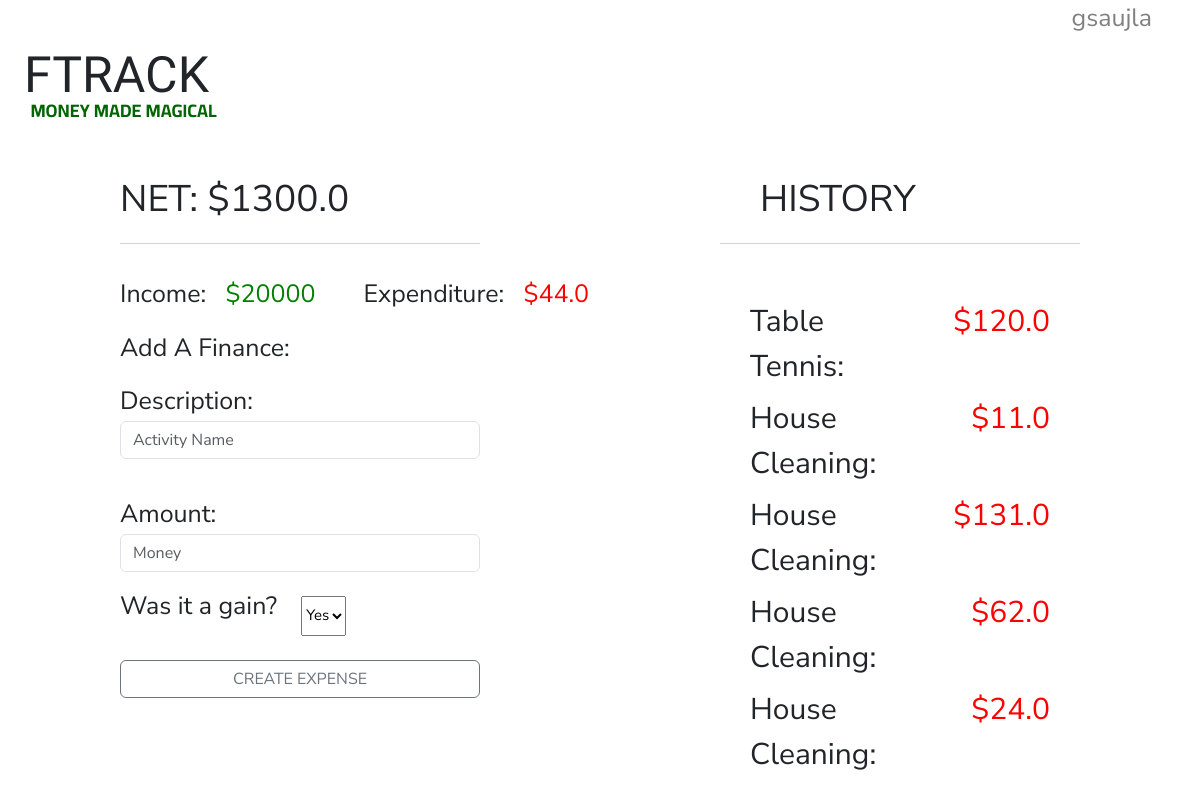
The app's page / (signed in), older data.
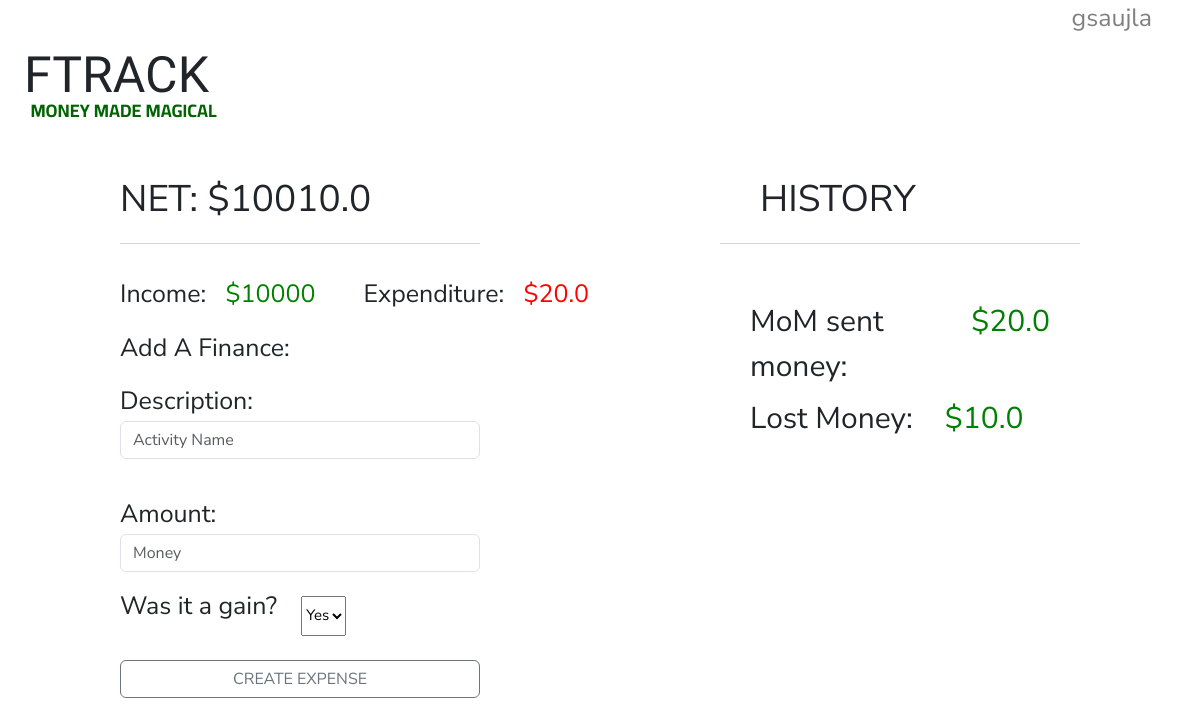
The same page, newer data.
### tracker/models.py (models this page shows, shortened)
class profile(models.Model):
    user = models.ForeignKey(User , on_delete = models.CASCADE)
    income = models.IntegerField()
    balance = models.FloatField(null = True , default = income , blank = True)
    expenditure = models.FloatField(default = 0, null = True , blank = True)

class activity(models.Model):
    user = models.ForeignKey(User , on_delete = models.CASCADE)
    description = models.CharField(max_length = 150)
    amount = models.FloatField()
    gainornot = models.CharField(max_length = 100 , choices = TYPE , default = "No" , null = True)

### tracker/views.py (the view, shortened to what this page needs)
# urls.py: path('',index, name='homepage'),
def index(request):
    expense = activity.objects.filter(user= request.user)
    Profile = profile.objects.filter( user = request.user ).first()
    return render(request,'tracker/index.html',{'Profile' : Profile , 'expense' : expense})

### tracker/templates/tracker/index.html (shortened to what this page needs)
<!DOCTYPE html>
<html lang="en">
<head>
<link href="https://cdn.jsdelivr.net/npm/bootstrap@5.3.2/dist/css/bootstrap.min.css" rel="stylesheet">
</head>
<body>
    <div class="user">
    {{request.user}}
</div>
    <div class="header">FTRACK</div>
    <div class="mmm"><b>MONEY MADE MAGICAL</b></div>
    <div class="wrap">
    <div class="section">
       <div class="sec-wrap">
    <div class="net">NET: ${{Profile.balance}}</div>
    <div class="text-success">
        <hr>
      </div>
   <div class="main">
    <div class="inc">
        Income: <div class="num1">${{Profile.income}}</div>
    </div>
    <div class="exp">
        Expenditure: <div class="num2">${{Profile.expenditure}}</div>
    </div>
   </div>
   <div class="add">Add A Finance:</div>
    <form action="{% url 'homepage' %}" method="post">
        <label for="descp">Description: </label>
        <input class="form-control" type="text" placeholder="Activity Name" aria-label="default input example" name="descp" id="descp">
        <br>
        <label for="amount"> Amount: </label>
        <input class="form-control" type="number" placeholder="Money" aria-label="default input example"  id="amount" name="amount">
          <div class="tf">
        <div class="para">Was it a gain?</div>
        <select name="gain" id="gain">
            <option value="Yes">Yes</option>
        </select></div>
        <br>
        <button type="submit" class="btn btn-outline-secondary">CREATE EXPENSE</button>
</form>
</div>
   </div>
   <div class="history">
    <div class="hist-wrap">
    <div class="hist-heading">
    HISTORY</div>
    <div class="text-success" id="hr2">
        <hr>
      </div>
    {% if expense %}
    <div class="act-list">
    {% for i in expense %}
   <div class="i">
    {{i.description}}:  {% if i.gainornot == "Yes" %}
    <div class="num3" style="color: green;">${{i.amount}}</div>
    {% else %}
    <div class="num3" style="color: red;">${{i.amount}}</div>{% endif %}
   </div>{% endfor %}</div>
   {% else %}
   <div class="nohist">
    Looks Like There Is No History Of Transactions.
   </div>{%endif%}
   </div></div></div>
</body>
</html>

### tracker/templates/tracker/index.html (style rules this page uses)
.header { margin-left: 1.5rem; text-align: left; font-size: 50px; ; font-family: 'Rubik Doodle Shadow', system-ui; }
.mmm { margin-top: -1rem; color: darkgreen; margin-left: 1.9rem; text-align: left; font-size: 18px; font-family: 'Cairo', sans-serif; }
.user { font-family: 'Nunito Sans', sans-serif; font-size: 25px; text-align: right; margin-right: 3rem; color: grey; }
.wrap { display: inline-flex; width: 100%; margin-top: 3rem; }
.history { width: 50%; text-align: center; font-size: 37px; font-family: 'Nunito Sans', sans-serif; }
.sec-wrap { width: 60%; margin: auto; }
.hist-wrap { width: 100%; margin: auto; }
.hist-heading { margin-left: 10rem; text-align: left; }
#hr2 { margin: auto; width: 60%; color: darkgreen; }
.section { font-family: 'Nunito Sans', sans-serif; width: 50%; font-size: 25px; }
.net { font-size: 37px; }
.main { display: inline-flex; margin-top: 1rem; }
.inc { display: inline-flex; margin-right: 3rem; }
.exp { display: inline-flex; }
.num1 { color: green; margin-left: 1.2rem; }
.num2 { color: red; margin-left: 1.2rem; }
.add { margin-top: 1rem; margin-bottom: 1rem; }
.para { text-align: center; margin-top: 1rem; }
.tf { display: inline-flex; }
button { width: 100%; text-align: center; margin-top: 1.5rem; }
.i { font-size: 30px; font-family: 'Nunito Sans', sans-serif; display: inline-flex; }
.num3 { margin-left: 2rem; }
.act-list { margin: auto; width: 50%; text-align: left; margin-top: 3rem; }
select { margin-left: 1.5rem; margin-top: 1.5rem; font-size: 15px; height: 40px; }

Row changes from the older to the newer data that the page shows:
removed activity: description "Table Tennis", amount "120.0"
removed activity: description "House Cleaning", amount "11.0"
removed activity: description "House Cleaning", amount "131.0"
removed activity: description "House Cleaning", amount "62.0"
removed activity: description "House Cleaning", amount "24.0"
changed profile: balance "1300.0" → "10010.0"; income "20000" → "10000"; expenditure "44.0" → "20.0"
added activity: description "MoM sent money", amount "20.0"
added activity: description "Lost Money", amount "10.0"
